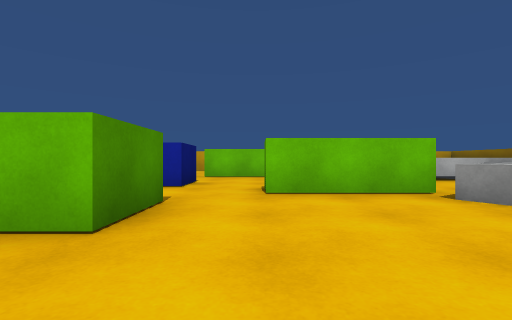
View 1 (above)

18 first-person views from a walk through a Unity game level. The camera is 0.56 m above the floor, looks level and sees 85° across. The floor is counted in squares, 1 m on a side. Each view is taken from the middle of a square. On the plan, view 1 faces up. The plan holds only what a view shows up to about 9 squares ahead; the rest is blank. The place goes on beyond the plan. The player character is not drawn. Surface patterns are stand-ins for the level's own textures.

View 2
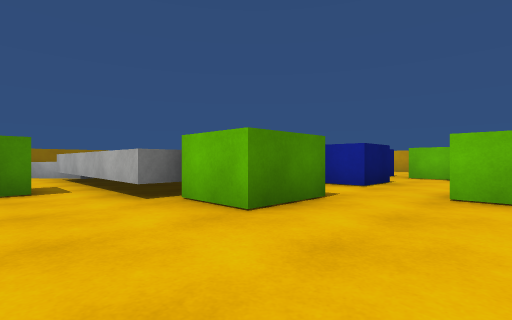

View 3
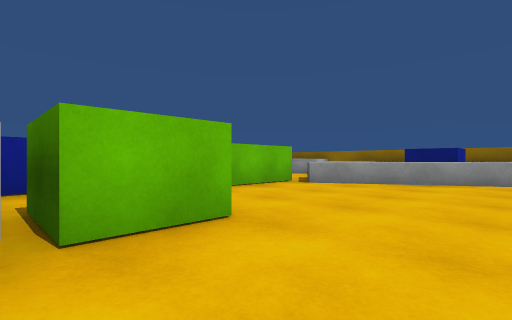

View 4
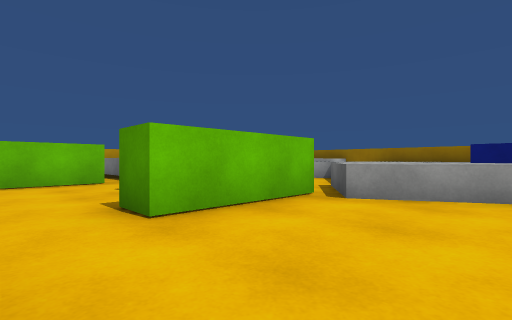

View 5
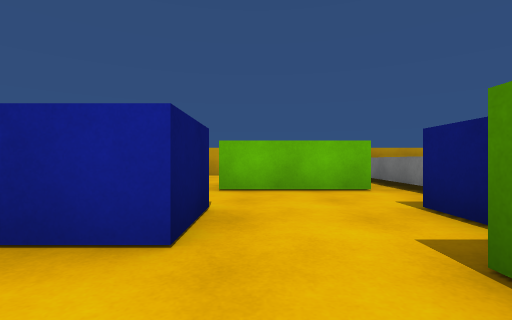

View 6
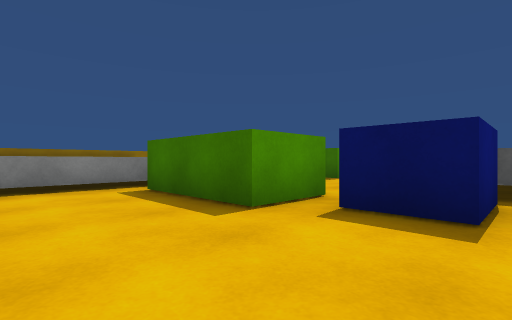

View 7
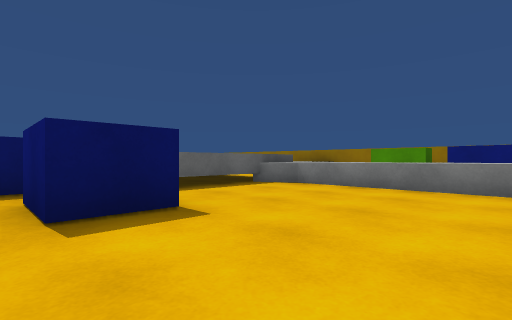

View 8
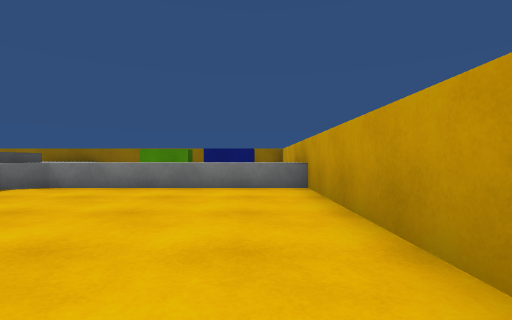

View 9
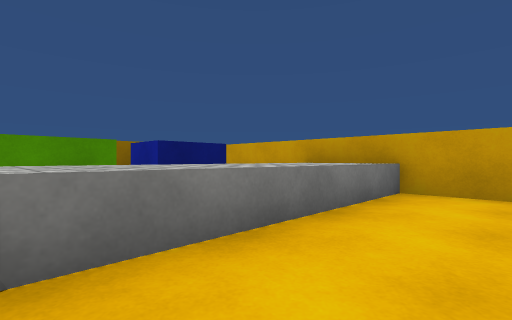

View 10
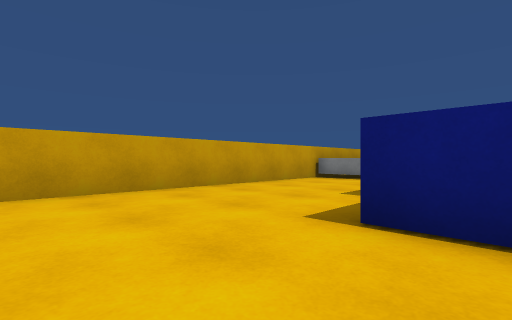

View 11
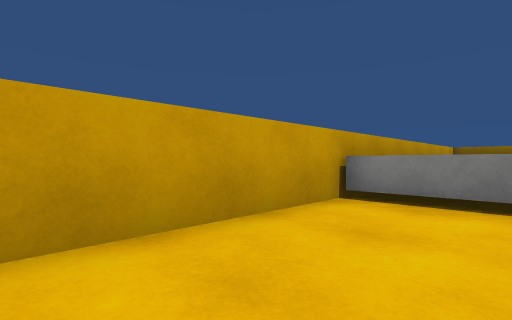

View 12
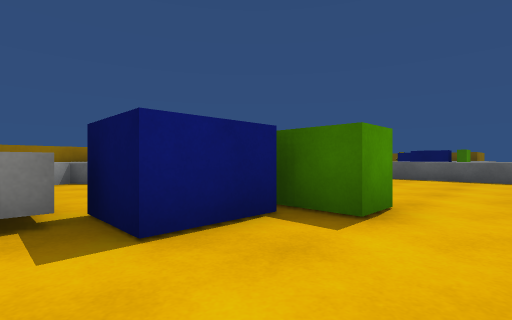

View 13
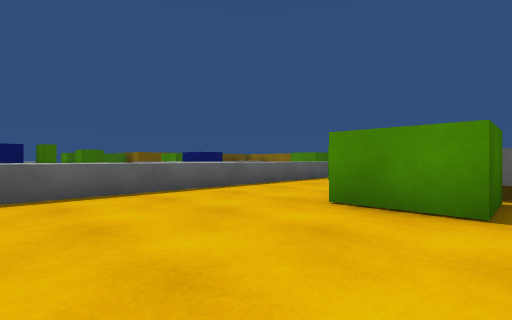

View 14
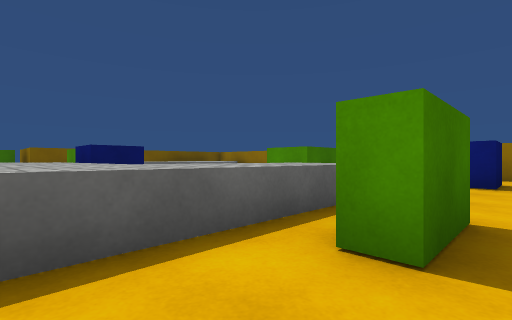

View 15
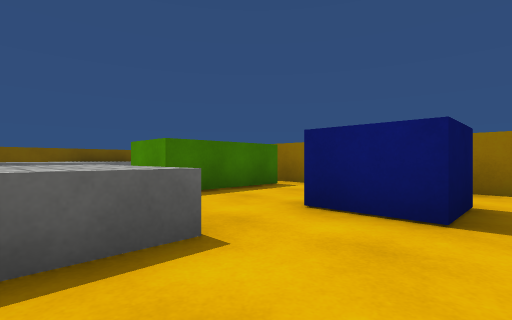

View 16
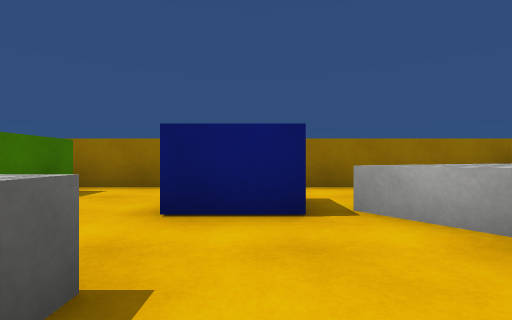

View 17
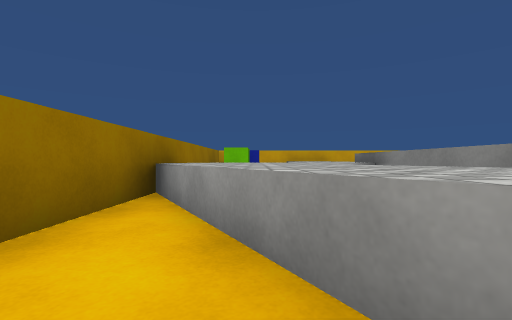

View 18
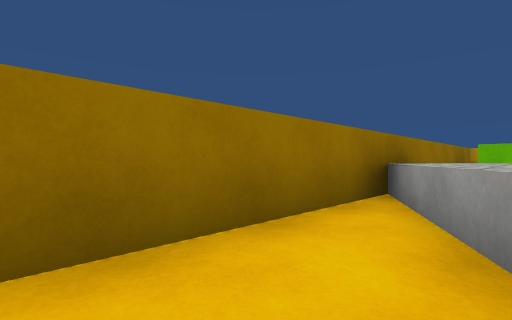

### Floor plan
Key: @ floor where view 1 was taken; # wall or solid block; x gap in a wall; . floor; = window, fence, low wall or low ledge; ^ raised ledge; B blue block; O other object.
Columns run from 13 left of view 1 to 7 right of it. Each row starts with its distance up from view 1.
 14  ####################
 13  BB ^^.........^
 12 #BB ^^.........^
 11 #OO ^^.........^
 10 # O ^^....B.###^
  9 #OO ^^....B.###^
  8 #  ^^^^^^^B....^  ^^^
  7 #^  ^^    BB..BB....^
  6 #^^^^^    BB..BB...^^
  5 #^^^.^    ^...###^^^
  4 #^^^^^    O.....^^  ^
  3 #.^^^     OOO....^^ B
  2 #..^^^^^^^OO.....^^^B
  1 #..x..............^^^
  0 #.BB...OO....@....^
 -1 # BB.^^^^^^^^^^^
 -2 #....^^^^^^^ ^^
 -3 #....^^^^^^^^  ^
 -4 #####    ^^   OB
 -5     #    ^    OB
 -6     =^ BB     ^

Positions as (right, up) in squares from view 1, and headings:
1: (0, 0), facing up
2: (1, 0), facing up-left
3: (-3, 0), facing up-right
4: (-1, 2), facing up-right
5: (-1, 4), facing up
6: (-4, 13), facing down-right
7: (-2, 13), facing down-left
8: (-2, 13), facing left
9: (-6, 9), facing up-left
10: (-6, 9), facing up-right
11: (-2, 12), facing up-right
12: (-1, 8), facing down-right
13: (2, 4), facing down-left
14: (-3, 1), facing down-left
15: (-7, 1), facing down-left
16: (-7, 0), facing left
17: (-11, 1), facing up
18: (-11, 1), facing up-left
